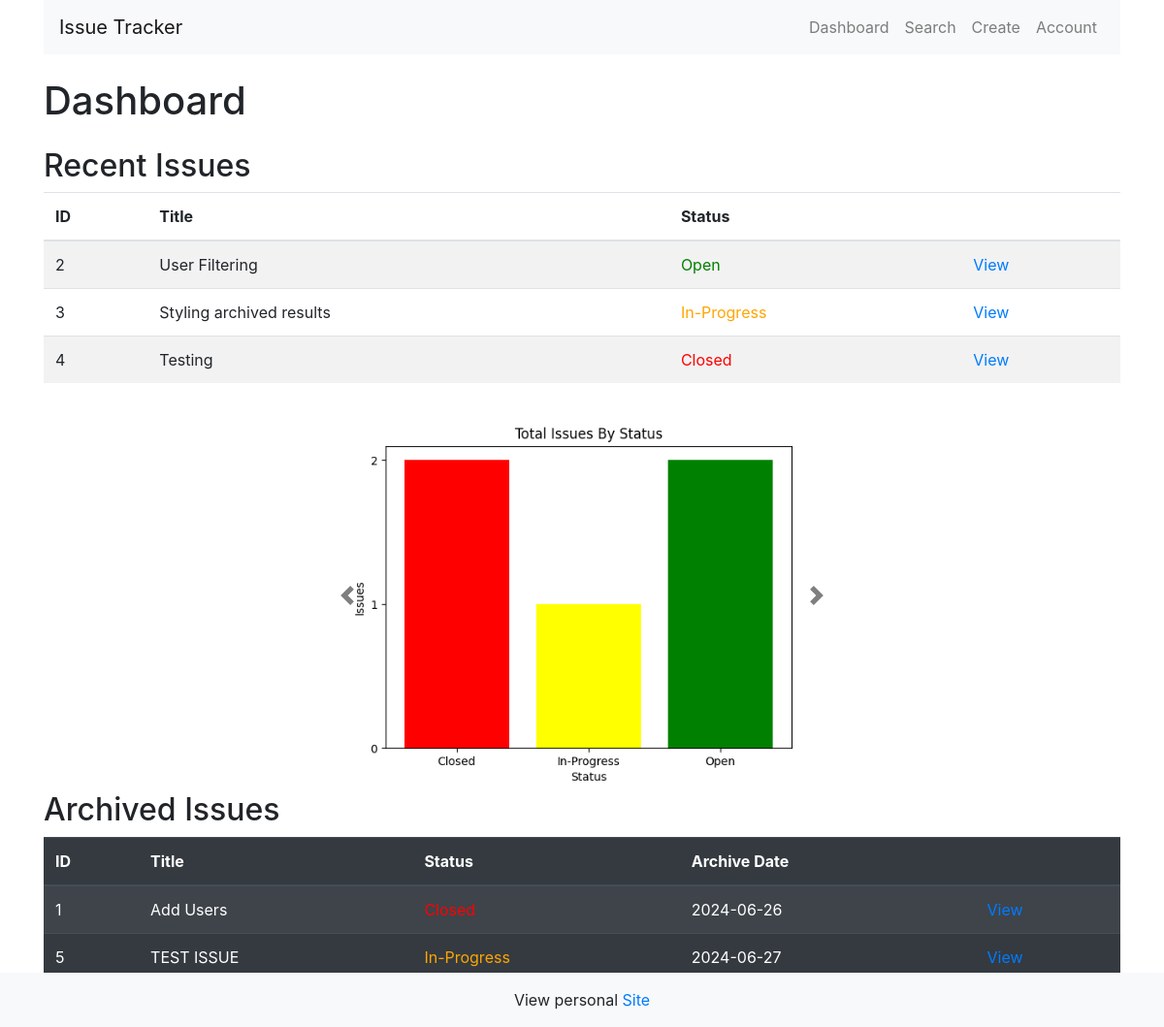
Page / (signed in) on the earlier database version.
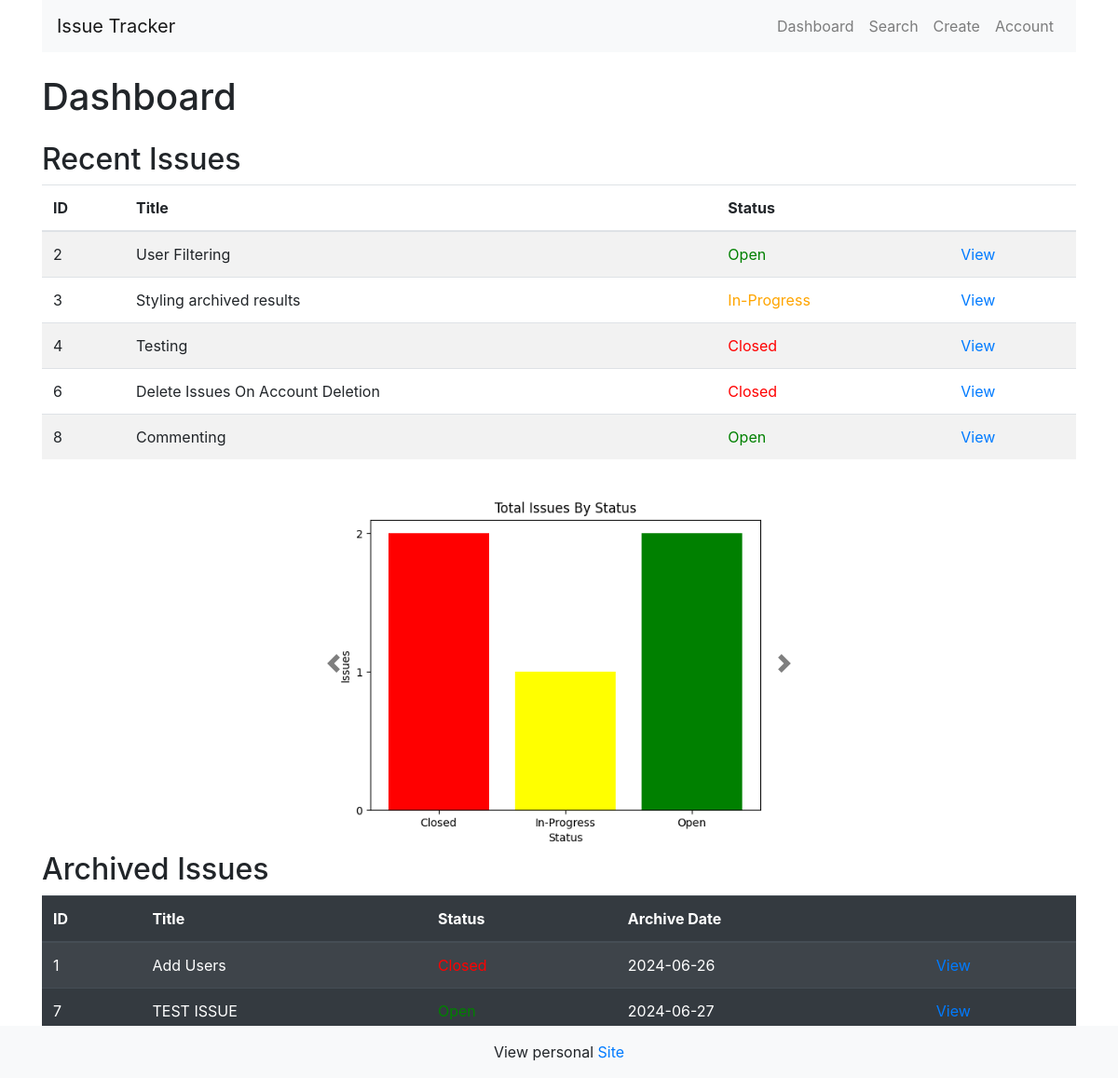
Same page on the later database version.
### tables this page shows
CREATE TABLE issues (
        id INTEGER PRIMARY KEY,
        title TEXT NOT NULL,
        description TEXT NOT NULL,
        status TEXT NOT NULL
    , archivedOn DATE DEFAULT NULL, user TEXT NOT NULL);

### app.py (the view)
@app.route("/")
def home():
    try:
        session["username"]
    except:
        return redirect(url_for("login"))
    with get_conn() as conn:
        cursor = conn.cursor()
        cursor.execute("SELECT * FROM issues WHERE archivedOn IS NULL")
        issues = cursor.fetchall()
        cursor.execute("SELECT * FROM issues WHERE archivedOn IS NOT NULL")
        archived_issues = cursor.fetchall()
    create_graph()
    return render_template("index.html", issues=issues, archived_issues=archived_issues)

### app.py (called while the page is built)
def get_conn():
    conn = sqlite3.connect("issues.db")
    return conn

### templates/index.html (shortened to what this page needs)
{% extends "base.html" %}
{% block content %}
    <h1 class="mb-4">Dashboard</h1>
    <h2>Recent Issues</h2>
    <table class="table table-striped table-hover">
        <thead>
            <tr>
                <th>ID</th>
                <th>Title</th>
                <th>Status</th>
                <th></th>
            </tr>
        </thead>
            <tbody>
                {% for issue in issues %}
                <tr>
                    <td>{{ issue[0] }}</td>
                    <td>{{ issue[1] }}</td>
                    <td class="
                    {% if issue[3] == 'Open' %}
                    status-open
                    {% elif issue[3] == 'In-Progress' %}
                        status-in-progress
                    {% elif issue[3] == 'Closed' %}
                        status-closed
                    {% endif %}
                    ">{{ issue[3] }}</td>
                    <td><a class="pure-menu-link" href="/issue_{{ issue[0] }}">View</a></td>
                </tr>
                {% endfor %}
            </tbody>
    </table>
    <div class="carousel-wrapper row justify-content-center">
        <div id="issuesCarousel" class="carousel slide col-lg-6" data-ride="carousel">
            <div class="carousel-inner">
                <div class="carousel-item active">
                    <img class="img-fluid d-block mx-auto" src="{{ url_for('static', filename='images/issues_status_graph.png') }}" alt="Issues Status Graph">
                </div>
            </div>
            <a class="carousel-control-prev" href="#issuesCarousel" role="button" data-slide="prev">
                <span class="carousel-control-prev-icon dark" aria-hidden="true"></span>
            </a>
            <a class="carousel-control-next" href="#issuesCarousel" role="button" data-slide="next">
                <span class="carousel-control-next-icon dark" aria-hidden="true"></span>
            </a>
        </div>
    </div>
    <h2>Archived Issues</h2>
    <table class="table table-striped table-dark table-hover">
        <thead>
            <tr>
                <th>ID</th>
                <th>Title</th>
                <th>Status</th>
                <th>Archive Date</th>
                <th></th>
            </tr>
        </thead>
            <tbody>
                {% for archived_issue in archived_issues %}
                <tr>
                    <td>{{ archived_issue[0] }}</td>
                    <td>{{ archived_issue[1] }}</td>
                    <td class="
                    {% if archived_issue[3] == 'Open' %}
                    status-open
                    {% elif archived_issue[3] == 'In-Progress' %}
                        status-in-progress
                    {% elif archived_issue[3] == 'Closed' %}
                        status-closed
                    {% endif %}
                    ">{{ archived_issue[3] }}</td>
                    <td>{{ archived_issue[4] }}</td>
                    <td><a class="pure-menu-link" href="/issue_{{ archived_issue[0] }}">View</a></td>
                </tr>
                {% endfor %}
            </tbody>
    </table>
{% endblock %}

### templates/base.html (shortened to what this page needs)
<!DOCTYPE html>
<html lang="en">
<head>
    <link href="https://maxcdn.bootstrapcdn.com/bootstrap/4.5.2/css/bootstrap.min.css" rel="stylesheet">
    <link rel="stylesheet" href="{{ url_for('static', filename='css/style.css') }}">
</head>
<body>
    <div class="container">
        <nav class="navbar navbar-expand-lg navbar-light bg-light mb-4">
            <a class="navbar-brand" href="#">Issue Tracker</a>
            <div class="collapse navbar-collapse" id="navbarNav">
                <ul class="navbar-nav ml-auto">
                    <li class="nav-item">
                        <a class="nav-link" href="/">Dashboard</a>
                    </li>
                    <li class="nav-item">
                        <a class="nav-link" href="/search">Search</a>
                    </li>
                    <li class="nav-item">
                       <a class="nav-link" href="/add">Create</a>
                    </li>
                    <li class="nav-item">
                        <a class="nav-link" href="/account">Account</a>
                     </li>
                </ul>
            </div>
        </nav>
        <main class="mb-5">
            {% block content %}{% endblock %}
        </main>
        <footer class="pt-3 text-center fixed-bottom bg-light">
            <p>View personal <a href="https://gregsternik.netlify.app" target="_blank">Site</a></p>
        </footer>
    </div>
</body>
</html>

### static/css/style.css (style rules this page uses)
.status-open { color: green; }
.status-in-progress { color: orange; }
.status-closed { color: red; }
.dark { filter: brightness(0); }
a { position: relative; }
a::before { content: ""; position: absolute; width: 0%; height: 1px; background-color: #0d6efd; top: 100%; transition: .3s ease-in-out; }
nav a::before { background-color: black; }
.carousel a:before { display: none; }

Differences in the rows shown:
removed issues: id "5", title "TEST ISSUE", status "In-Progress", archivedOn "2024-06-27", shown under "Archived Issues"
added issues: id "6", title "Delete Issues On Account Deletion", status "Closed", shown under "Recent Issues"
added issues: id "8", title "Commenting", status "Open", shown under "Recent Issues"
added issues: id "7", title "TEST ISSUE", archivedOn "2024-06-27", status "Open" (drawn), shown under "Archived Issues"
